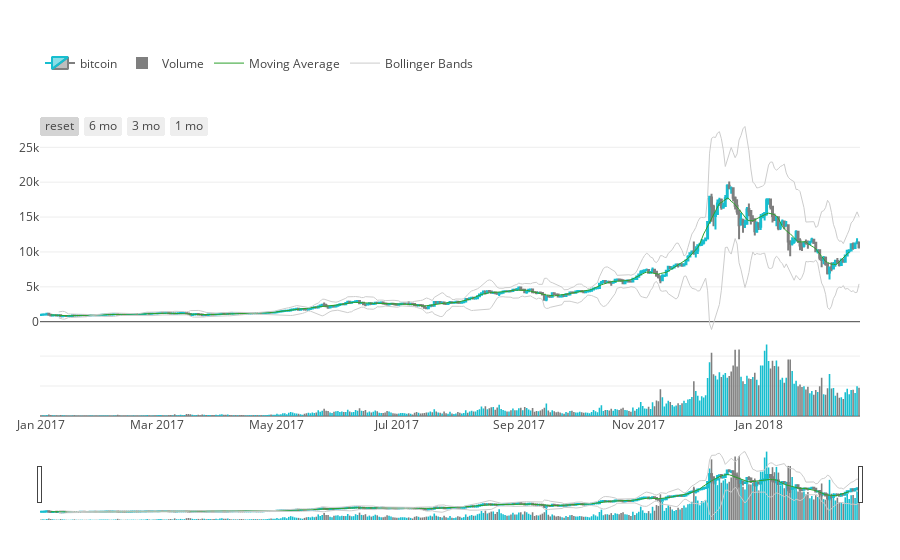

Notebook source saved alongside this figure:
### Markdown cell above
A candlestick chart (also called Japanese candlestick chart) is a style of financial chart used to describe price movements of a security, derivative, or currency. Each "candlestick" typically shows one day; so for example a one-month chart may show the 20 trading days as 20 "candlesticks".

We choose to plot a cancdlestick chart for BitCoin since everyone's super curious on whether BitCoin is going to be economic bubble or it's still something that worth to invest in.

### Code cell
increasing_color = '#17BECF'
decreasing_color = '#7F7F7F'
data_plotly = []
layout = {
    'xaxis': {
        'rangeselector': {
            'visible': True
        }
    },
    # Adding a volume bar chart for candlesticks is a good practice usually
    'yaxis': {
        'domain': [0, 0.2],
        'showticklabels': False
    },
    'yaxis2': {
        'domain': [0.2, 0.8]
    },
    'legend': {
        'orientation': 'h',
        'y': 0.9,
        'yanchor': 'bottom'
    },
    'margin': {
        't': 40,
        'b': 40,
        'r': 40,
        'l': 40
    }
}

# Defining main chart
trace0 = go.Candlestick(
    x=bitcoin.index, open=bitcoin['open'], high=bitcoin['high'],
    low=bitcoin['low'], close=bitcoin['close'],
    yaxis='y2', name='bitcoin',
    increasing=dict(line=dict(color=increasing_color)),
    decreasing=dict(line=dict(color=decreasing_color)),
)

data_plotly.append(trace0)

# Adding some range buttons to interact
rangeselector = {
    'visible': True,
    'x': 0,
    'y': 0.8,
    'buttons': [
        {'count': 1, 'label': 'reset', 'step': 'all'},
        {'count': 6, 'label': '6 mo', 'step': 'month', 'stepmode': 'backward'},
        {'count': 3, 'label': '3 mo', 'step': 'month', 'stepmode': 'backward'},
        {'count': 1, 'label': '1 mo', 'step': 'month', 'stepmode': 'backward'},
    ]
}

layout['xaxis'].update(rangeselector=rangeselector)

# Setting volume bar chart colors
colors = []
for i, _ in enumerate(bitcoin.index):
    if i != 0:
        if bitcoin['close'].iloc[i] > bitcoin['close'].iloc[i-1]:
            colors.append(increasing_color)
        else:
            colors.append(decreasing_color)
    else:
        colors.append(decreasing_color)

trace1 = go.Bar(
    x=bitcoin.index, y=bitcoin['volume'],
    marker=dict(color=colors),
    yaxis='y', name='Volume'
)

data_plotly.append(trace1)

# Adding Moving Average
def moving_average(interval, window_size=10):
    window = np.ones(int(window_size)) / float(window_size)
    return np.convolve(interval, window, 'same')

trace2 = go.Scatter(
    x=bitcoin.index[5:-5], y=moving_average(bitcoin['close'])[5:-5],
    yaxis='y2', name='Moving Average',
    line=dict(width=1)
)

data_plotly.append(trace2)

# Adding boilinger bands
def bollinger_bands(price, window_size=10, num_of_std=5):
    rolling_mean = price.rolling(10).mean()
    rolling_std = price.rolling(10).std()
    upper_band = rolling_mean + (rolling_std * 5)
    lower_band = rolling_mean - (rolling_std * 5)
    return upper_band, lower_band

bb_upper, bb_lower = bollinger_bands(bitcoin['close'])

trace3 = go.Scatter(
    x=bitcoin.index, y=bb_upper,
    yaxis='y2', line=dict(width=1),
    marker=dict(color='#ccc'), hoverinfo='none',
    name='Bollinger Bands',
    legendgroup='Bollinger Bands'
)
data_plotly.append(trace3)

trace4 = go.Scatter(
    x=bitcoin.index, y=bb_lower,
    yaxis='y2', line=dict(width=1),
    marker=dict(color='#ccc'), hoverinfo='none',
    name='Bollinger Bands', showlegend=False,
    legendgroup='Bollinger Bands'
)
data_plotly.append(trace4)
fig = go.Figure(data=data_plotly, layout=layout)
py.iplot(fig, filename='bitcoin-candlestick')

### Figure 1 — Plotly figure (JSON) as saved in the notebook; plotly's stock layout.template omitted (floating-point values rounded to 4 significant figures; data arrays with more than 128 entries replaced by an {"elided": "..."} marker saying what was removed)
{"data": [{"close": {"elided": "417 float values"}, "decreasing": {"line": {"color": "#7F7F7F"}}, "high": {"elided": "417 float values"}, "increasing": {"line": {"color": "#17BECF"}}, "low": {"elided": "417 float values"}, "name": "bitcoin", "open": {"elided": "417 float values"}, "type": "candlestick", "x": {"elided": "417 str values"}, "yaxis": "y2"}, {"marker": {"color": {"elided": "417 str values"}}, "name": "Volume", "type": "bar", "x": {"elided": "417 str values"}, "y": {"elided": "417 int values"}, "yaxis": "y"}, {"line": {"width": 1}, "name": "Moving Average", "type": "scatter", "x": {"elided": "407 str values"}, "y": {"elided": "407 float values"}, "yaxis": "y2"}, {"hoverinfo": "none", "legendgroup": "Bollinger Bands", "line": {"width": 1}, "marker": {"color": "#ccc"}, "name": "Bollinger Bands", "type": "scatter", "x": {"elided": "417 str values"}, "y": {"elided": "417 float values"}, "yaxis": "y2"}, {"hoverinfo": "none", "legendgroup": "Bollinger Bands", "line": {"width": 1}, "marker": {"color": "#ccc"}, "name": "Bollinger Bands", "showlegend": false, "type": "scatter", "x": {"elided": "417 str values"}, "y": {"elided": "417 float values"}, "yaxis": "y2"}], "layout": {"legend": {"orientation": "h", "y": 0.9, "yanchor": "bottom"}, "margin": {"b": 40, "l": 40, "r": 40, "t": 40}, "xaxis": {"rangeselector": {"buttons": [{"count": 1, "label": "reset", "step": "all"}, {"count": 6, "label": "6 mo", "step": "month", "stepmode": "backward"}, {"count": 3, "label": "3 mo", "step": "month", "stepmode": "backward"}, {"count": 1, "label": "1 mo", "step": "month", "stepmode": "backward"}], "visible": true, "x": 0, "y": 0.8}}, "yaxis": {"domain": [0, 0.2], "showticklabels": false}, "yaxis2": {"domain": [0.2, 0.8]}}}
